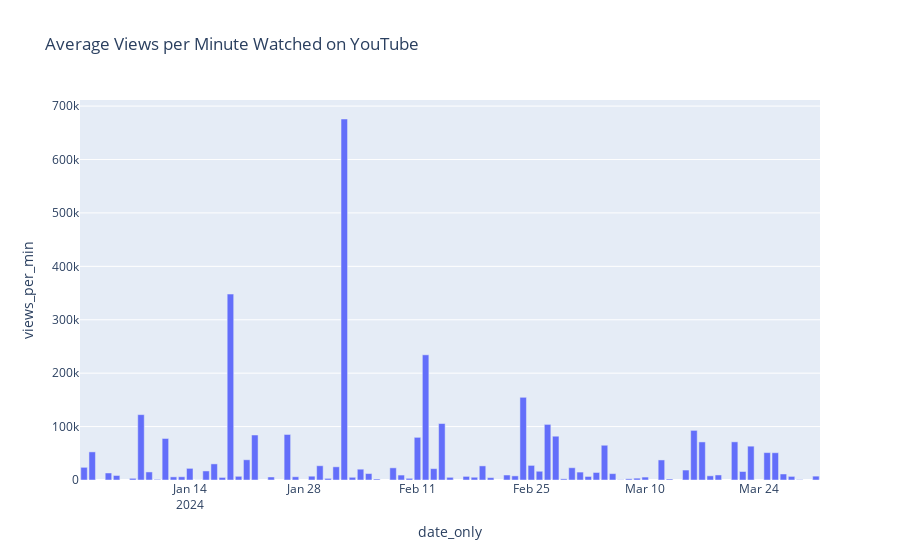

Notebook source saved alongside this figure:
### Markdown cell above
Observations:
* most videos in the data set are short videos
* There is one youtube video, that has the most screen time, more likes and comments

### Code cell
# Average Views per Minute Watched
avg_views_per_min = youtube_df.groupby('date_only')['views_per_min'].mean().reset_index()

fig = px.bar(
    avg_views_per_min,
    x='date_only',
    y='views_per_min',
    title='Average Views per Minute Watched on YouTube'
)
fig.show()

### Figure 1 — Plotly figure (JSON) as saved in the notebook; plotly's stock layout.template omitted (floating-point values rounded to 4 significant figures)
{"data": [{"hovertemplate": "date_only=%{x}<br>views_per_min=%{y}<extra></extra>", "legendgroup": "", "marker": {"color": "#636efa", "pattern": {"shape": ""}}, "name": "", "orientation": "v", "showlegend": false, "textposition": "auto", "type": "bar", "x": ["2024-01-01", "2024-01-02", "2024-01-04", "2024-01-05", "2024-01-07", "2024-01-08", "2024-01-09", "2024-01-10", "2024-01-11", "2024-01-12", "2024-01-13", "2024-01-14", "2024-01-15", "2024-01-16", "2024-01-17", "2024-01-18", "2024-01-19", "2024-01-20", "2024-01-21", "2024-01-22", "2024-01-24", "2024-01-26", "2024-01-27", "2024-01-29", "2024-01-30", "2024-01-31", "2024-02-01", "2024-02-02", "2024-02-03", "2024-02-04", "2024-02-05", "2024-02-06", "2024-02-08", "2024-02-09", "2024-02-10", "2024-02-11", "2024-02-12", "2024-02-13", "2024-02-14", "2024-02-15", "2024-02-17", "2024-02-18", "2024-02-19", "2024-02-20", "2024-02-22", "2024-02-23", "2024-02-24", "2024-02-25", "2024-02-26", "2024-02-27", "2024-02-28", "2024-02-29", "2024-03-01", "2024-03-02", "2024-03-03", "2024-03-04", "2024-03-05", "2024-03-06", "2024-03-07", "2024-03-08", "2024-03-09", "2024-03-10", "2024-03-12", "2024-03-13", "2024-03-15", "2024-03-16", "2024-03-17", "2024-03-18", "2024-03-19", "2024-03-21", "2024-03-22", "2024-03-23", "2024-03-25", "2024-03-26", "2024-03-27", "2024-03-28", "2024-03-29", "2024-03-31"], "xaxis": "x", "y": [23730.0, 52620.0, 13140.0, 8457.0, 3164.0, 122400.0, 15080.0, 1169.0, 77730.0, 5860.0, 6020.0, 21790.0, 107.9, 16920.0, 30170.0, 4836.0, 348100.0, 6919.0, 37860.0, 84230.0, 5655.0, 85240.0, 6086.0, 7110.0, 26700.0, 3039.0, 24690.0, 675900.0, 5066.0, 20240.0, 12050.0, 1917.0, 22790.0, 9254.0, 3136.0, 79860.0, 234400.0, 21270.0, 105700.0, 5000.0, 6758.0, 5161.0, 26410.0, 4433.0, 9324.0, 7710.0, 154800.0, 27340.0, 16360.0, 104100.0, 81980.0, 2198.0, 22990.0, 14830.0, 6655.0, 14080.0, 65060.0, 11930.0, 512.3, 2262.0, 3419.0, 5486.0, 37530.0, 1894.0, 18650.0, 92900.0, 71270.0, 7832.0, 9435.0, 71440.0, 15920.0, 63350.0, 51300.0, 51070.0, 11280.0, 6734.0, 695.4, 7220.0], "yaxis": "y"}], "layout": {"barmode": "relative", "legend": {"tracegroupgap": 0}, "title": {"text": "Average Views per Minute Watched on YouTube"}, "xaxis": {"anchor": "y", "domain": [0, 1], "title": {"text": "date_only"}}, "yaxis": {"anchor": "x", "domain": [0, 1], "title": {"text": "views_per_min"}}}}
